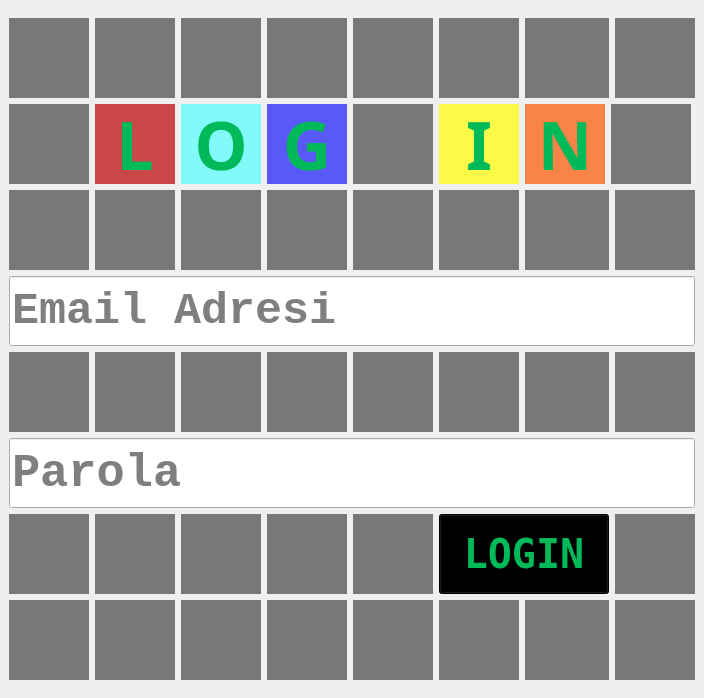
<?xml version="1.0" encoding="UTF-8"?>
<ui version="4.0">
 <class>MainWindow</class>
 <widget class="QMainWindow" name="MainWindow">
  <property name="geometry">
   <rect>
    <x>0</x>
    <y>0</y>
    <width>704</width>
    <height>698</height>
   </rect>
  </property>
  <property name="sizePolicy">
   <sizepolicy hsizetype="Minimum" vsizetype="Minimum">
    <horstretch>0</horstretch>
    <verstretch>0</verstretch>
   </sizepolicy>
  </property>
  <property name="maximumSize">
   <size>
    <width>876</width>
    <height>912</height>
   </size>
  </property>
  <property name="windowTitle">
   <string>MainWindow</string>
  </property>
  <property name="windowOpacity">
   <double>1.000000000000000</double>
  </property>
  <property name="styleSheet">
   <string notr="true"/>
  </property>
  <widget class="QWidget" name="centralwidget">
   <layout class="QGridLayout" name="gridLayout_2">
    <item row="0" column="0">
     <layout class="QGridLayout" name="gridLayout">
      <item row="5" column="0">
       <layout class="QHBoxLayout" name="horizontalLayout_8">
        <item>
         <widget class="QLineEdit" name="lineEdit">
          <property name="minimumSize">
           <size>
            <width>0</width>
            <height>70</height>
           </size>
          </property>
          <property name="maximumSize">
           <size>
            <width>16777215</width>
            <height>16777215</height>
           </size>
          </property>
          <property name="font">
           <font>
            <family>Consolas</family>
            <pointsize>35</pointsize>
            <weight>75</weight>
            <bold>true</bold>
           </font>
          </property>
          <property name="echoMode">
           <enum>QLineEdit::Password</enum>
          </property>
          <property name="placeholderText">
           <string>Parola</string>
          </property>
         </widget>
        </item>
       </layout>
      </item>
      <item row="6" column="0">
       <layout class="QHBoxLayout" name="horizontalLayout_10">
        <item>
         <widget class="QWidget" name="widget_22" native="true">
          <property name="minimumSize">
           <size>
            <width>80</width>
            <height>80</height>
           </size>
          </property>
          <property name="maximumSize">
           <size>
            <width>80</width>
            <height>80</height>
           </size>
          </property>
          <property name="styleSheet">
           <string notr="true">background-color: rgb(0, 0, 0, 50%);</string>
          </property>
         </widget>
        </item>
        <item>
         <widget class="QWidget" name="widget_23" native="true">
          <property name="minimumSize">
           <size>
            <width>80</width>
            <height>80</height>
           </size>
          </property>
          <property name="maximumSize">
           <size>
            <width>80</width>
            <height>80</height>
           </size>
          </property>
          <property name="styleSheet">
           <string notr="true">background-color: rgb(0, 0, 0, 50%);</string>
          </property>
         </widget>
        </item>
        <item>
         <widget class="QWidget" name="widget_24" native="true">
          <property name="minimumSize">
           <size>
            <width>80</width>
            <height>80</height>
           </size>
          </property>
          <property name="maximumSize">
           <size>
            <width>80</width>
            <height>80</height>
           </size>
          </property>
          <property name="styleSheet">
           <string notr="true">background-color: rgb(0, 0, 0, 50%);</string>
          </property>
         </widget>
        </item>
        <item>
         <widget class="QWidget" name="widget_25" native="true">
          <property name="minimumSize">
           <size>
            <width>80</width>
            <height>80</height>
           </size>
          </property>
          <property name="maximumSize">
           <size>
            <width>80</width>
            <height>80</height>
           </size>
          </property>
          <property name="styleSheet">
           <string notr="true">background-color: rgb(0, 0, 0, 50%);</string>
          </property>
         </widget>
        </item>
        <item>
         <widget class="QWidget" name="widget_26" native="true">
          <property name="minimumSize">
           <size>
            <width>80</width>
            <height>80</height>
           </size>
          </property>
          <property name="maximumSize">
           <size>
            <width>80</width>
            <height>80</height>
           </size>
          </property>
          <property name="styleSheet">
           <string notr="true">background-color: rgb(0, 0, 0, 50%);</string>
          </property>
         </widget>
        </item>
        <item>
         <widget class="QPushButton" name="pushButton">
          <property name="minimumSize">
           <size>
            <width>0</width>
            <height>80</height>
           </size>
          </property>
          <property name="maximumSize">
           <size>
            <width>16777215</width>
            <height>80</height>
           </size>
          </property>
          <property name="font">
           <font>
            <family>Terminal</family>
            <pointsize>30</pointsize>
            <weight>75</weight>
            <italic>false</italic>
            <bold>true</bold>
            <underline>false</underline>
            <strikeout>false</strikeout>
           </font>
          </property>
          <property name="mouseTracking">
           <bool>true</bool>
          </property>
          <property name="focusPolicy">
           <enum>Qt::ClickFocus</enum>
          </property>
          <property name="styleSheet">
           <string notr="true">
QPushButton {
    background-color: rgb(0, 0, 0);
	color: rgb(0, 185, 89);


}

QPushButton:hover {
background-color: rgb(255, 255, 255);
	color: rgb(0, 0, 0);
    border-style: inset;
}
QPushButton:pressed {
    background-color:rgb(0, 185, 89);
	color: rgb(0, 0, 0);
    border-style: inset;
}</string>
          </property>
          <property name="text">
           <string>LOGIN</string>
          </property>
          <property name="iconSize">
           <size>
            <width>60</width>
            <height>60</height>
           </size>
          </property>
          <property name="autoExclusive">
           <bool>false</bool>
          </property>
         </widget>
        </item>
        <item>
         <widget class="QWidget" name="widget_28" native="true">
          <property name="minimumSize">
           <size>
            <width>80</width>
            <height>80</height>
           </size>
          </property>
          <property name="maximumSize">
           <size>
            <width>80</width>
            <height>80</height>
           </size>
          </property>
          <property name="styleSheet">
           <string notr="true">background-color: rgb(0, 0, 0, 50%);</string>
          </property>
         </widget>
        </item>
       </layout>
      </item>
      <item row="7" column="0">
       <layout class="QHBoxLayout" name="horizontalLayout_14">
        <item>
         <widget class="QWidget" name="widget_8" native="true">
          <property name="minimumSize">
           <size>
            <width>80</width>
            <height>80</height>
           </size>
          </property>
          <property name="maximumSize">
           <size>
            <width>80</width>
            <height>80</height>
           </size>
          </property>
          <property name="styleSheet">
           <string notr="true">background-color: rgb(0, 0, 0, 50%);</string>
          </property>
         </widget>
        </item>
        <item>
         <widget class="QWidget" name="widget_13" native="true">
          <property name="minimumSize">
           <size>
            <width>80</width>
            <height>80</height>
           </size>
          </property>
          <property name="maximumSize">
           <size>
            <width>80</width>
            <height>80</height>
           </size>
          </property>
          <property name="styleSheet">
           <string notr="true">background-color: rgb(0, 0, 0, 50%);</string>
          </property>
         </widget>
        </item>
        <item>
         <widget class="QWidget" name="widget_14" native="true">
          <property name="minimumSize">
           <size>
            <width>80</width>
            <height>80</height>
           </size>
          </property>
          <property name="maximumSize">
           <size>
            <width>80</width>
            <height>80</height>
           </size>
          </property>
          <property name="styleSheet">
           <string notr="true">background-color: rgb(0, 0, 0, 50%);</string>
          </property>
         </widget>
        </item>
        <item>
         <widget class="QWidget" name="widget_15" native="true">
          <property name="minimumSize">
           <size>
            <width>80</width>
            <height>80</height>
           </size>
          </property>
          <property name="maximumSize">
           <size>
            <width>80</width>
            <height>80</height>
           </size>
          </property>
          <property name="styleSheet">
           <string notr="true">background-color: rgb(0, 0, 0, 50%);</string>
          </property>
         </widget>
        </item>
        <item>
         <widget class="QWidget" name="widget_16" native="true">
          <property name="minimumSize">
           <size>
            <width>80</width>
            <height>80</height>
           </size>
          </property>
          <property name="maximumSize">
           <size>
            <width>80</width>
            <height>80</height>
           </size>
          </property>
          <property name="styleSheet">
           <string notr="true">background-color: rgb(0, 0, 0, 50%);</string>
          </property>
         </widget>
        </item>
        <item>
         <widget class="QWidget" name="widget_17" native="true">
          <property name="minimumSize">
           <size>
            <width>80</width>
            <height>80</height>
           </size>
          </property>
          <property name="maximumSize">
           <size>
            <width>80</width>
            <height>80</height>
           </size>
          </property>
          <property name="styleSheet">
           <string notr="true">background-color: rgb(0, 0, 0, 50%);</string>
          </property>
         </widget>
        </item>
        <item>
         <widget class="QWidget" name="widget_18" native="true">
          <property name="styleSheet">
           <string notr="true">background-color: rgb(0, 0, 0, 50%);</string>
          </property>
         </widget>
        </item>
        <item>
         <widget class="QWidget" name="widget_19" native="true">
          <property name="minimumSize">
           <size>
            <width>80</width>
            <height>80</height>
           </size>
          </property>
          <property name="maximumSize">
           <size>
            <width>80</width>
            <height>80</height>
           </size>
          </property>
          <property name="styleSheet">
           <string notr="true">background-color: rgb(0, 0, 0, 50%);</string>
          </property>
         </widget>
        </item>
       </layout>
      </item>
      <item row="2" column="0">
       <layout class="QHBoxLayout" name="horizontalLayout_12">
        <item>
         <widget class="QWidget" name="widget_74" native="true">
          <property name="minimumSize">
           <size>
            <width>80</width>
            <height>80</height>
           </size>
          </property>
          <property name="maximumSize">
           <size>
            <width>80</width>
            <height>80</height>
           </size>
          </property>
          <property name="styleSheet">
           <string notr="true">background-color: rgb(0, 0, 0, 50%);</string>
          </property>
         </widget>
        </item>
        <item>
         <widget class="QWidget" name="widget_75" native="true">
          <property name="minimumSize">
           <size>
            <width>80</width>
            <height>80</height>
           </size>
          </property>
          <property name="maximumSize">
           <size>
            <width>80</width>
            <height>80</height>
           </size>
          </property>
          <property name="styleSheet">
           <string notr="true">background-color: rgb(0, 0, 0, 50%);</string>
          </property>
         </widget>
        </item>
        <item>
         <widget class="QWidget" name="widget_76" native="true">
          <property name="minimumSize">
           <size>
            <width>80</width>
            <height>80</height>
           </size>
          </property>
          <property name="maximumSize">
           <size>
            <width>80</width>
            <height>80</height>
           </size>
          </property>
          <property name="styleSheet">
           <string notr="true">background-color: rgb(0, 0, 0, 50%);</string>
          </property>
         </widget>
        </item>
        <item>
         <widget class="QWidget" name="widget_77" native="true">
          <property name="minimumSize">
           <size>
            <width>80</width>
            <height>80</height>
           </size>
          </property>
          <property name="maximumSize">
           <size>
            <width>80</width>
            <height>80</height>
           </size>
          </property>
          <property name="styleSheet">
           <string notr="true">background-color: rgb(0, 0, 0, 50%);</string>
          </property>
         </widget>
        </item>
        <item>
         <widget class="QWidget" name="widget_78" native="true">
          <property name="minimumSize">
           <size>
            <width>80</width>
            <height>80</height>
           </size>
          </property>
          <property name="maximumSize">
           <size>
            <width>80</width>
            <height>80</height>
           </size>
          </property>
          <property name="styleSheet">
           <string notr="true">background-color: rgb(0, 0, 0, 50%);</string>
          </property>
         </widget>
        </item>
        <item>
         <widget class="QWidget" name="widget_79" native="true">
          <property name="minimumSize">
           <size>
            <width>80</width>
            <height>80</height>
           </size>
          </property>
          <property name="maximumSize">
           <size>
            <width>80</width>
            <height>80</height>
           </size>
          </property>
          <property name="styleSheet">
           <string notr="true">background-color: rgb(0, 0, 0, 50%);</string>
          </property>
         </widget>
        </item>
        <item>
         <widget class="QWidget" name="widget_80" native="true">
          <property name="styleSheet">
           <string notr="true">background-color: rgb(0, 0, 0, 50%);</string>
          </property>
          <zorder></zorder>
         </widget>
        </item>
        <item>
         <widget class="QWidget" name="widget_81" native="true">
          <property name="minimumSize">
           <size>
            <width>80</width>
            <height>80</height>
           </size>
          </property>
          <property name="maximumSize">
           <size>
            <width>80</width>
            <height>80</height>
           </size>
          </property>
          <property name="styleSheet">
           <string notr="true">background-color: rgb(0, 0, 0, 50%);</string>
          </property>
         </widget>
        </item>
       </layout>
      </item>
      <item row="0" column="0">
       <layout class="QHBoxLayout" name="horizontalLayout_13">
        <item>
         <widget class="QWidget" name="widget_94" native="true">
          <property name="minimumSize">
           <size>
            <width>80</width>
            <height>80</height>
           </size>
          </property>
          <property name="maximumSize">
           <size>
            <width>80</width>
            <height>80</height>
           </size>
          </property>
          <property name="styleSheet">
           <string notr="true">background-color: rgb(0, 0, 0, 50%);</string>
          </property>
         </widget>
        </item>
        <item>
         <widget class="QWidget" name="widget_95" native="true">
          <property name="minimumSize">
           <size>
            <width>80</width>
            <height>80</height>
           </size>
          </property>
          <property name="maximumSize">
           <size>
            <width>80</width>
            <height>80</height>
           </size>
          </property>
          <property name="styleSheet">
           <string notr="true">background-color: rgb(0, 0, 0, 50%);</string>
          </property>
         </widget>
        </item>
        <item>
         <widget class="QWidget" name="widget_96" native="true">
          <property name="minimumSize">
           <size>
            <width>80</width>
            <height>80</height>
           </size>
          </property>
          <property name="maximumSize">
           <size>
            <width>80</width>
            <height>80</height>
           </size>
          </property>
          <property name="styleSheet">
           <string notr="true">background-color: rgb(0, 0, 0, 50%);</string>
          </property>
         </widget>
        </item>
        <item>
         <widget class="QWidget" name="widget_97" native="true">
          <property name="minimumSize">
           <size>
            <width>80</width>
            <height>80</height>
           </size>
          </property>
          <property name="maximumSize">
           <size>
            <width>80</width>
            <height>80</height>
           </size>
          </property>
          <property name="styleSheet">
           <string notr="true">background-color: rgb(0, 0, 0, 50%);</string>
          </property>
         </widget>
        </item>
        <item>
         <widget class="QWidget" name="widget_98" native="true">
          <property name="minimumSize">
           <size>
            <width>80</width>
            <height>80</height>
           </size>
          </property>
          <property name="maximumSize">
           <size>
            <width>80</width>
            <height>80</height>
           </size>
          </property>
          <property name="styleSheet">
           <string notr="true">background-color: rgb(0, 0, 0, 50%);</string>
          </property>
         </widget>
        </item>
        <item>
         <widget class="QWidget" name="widget_99" native="true">
          <property name="minimumSize">
           <size>
            <width>80</width>
            <height>80</height>
           </size>
          </property>
          <property name="maximumSize">
           <size>
            <width>80</width>
            <height>80</height>
           </size>
          </property>
          <property name="styleSheet">
           <string notr="true">background-color: rgb(0, 0, 0, 50%);</string>
          </property>
         </widget>
        </item>
        <item>
         <widget class="QWidget" name="widget_100" native="true">
          <property name="styleSheet">
           <string notr="true">background-color: rgb(0, 0, 0, 50%);</string>
          </property>
         </widget>
        </item>
        <item>
         <widget class="QWidget" name="widget_101" native="true">
          <property name="minimumSize">
           <size>
            <width>80</width>
            <height>80</height>
           </size>
          </property>
          <property name="maximumSize">
           <size>
            <width>80</width>
            <height>80</height>
           </size>
          </property>
          <property name="styleSheet">
           <string notr="true">background-color: rgb(0, 0, 0, 50%);</string>
          </property>
         </widget>
        </item>
       </layout>
      </item>
      <item row="4" column="0">
       <layout class="QHBoxLayout" name="horizontalLayout_16">
        <item>
         <widget class="QWidget" name="widget_42" native="true">
          <property name="minimumSize">
           <size>
            <width>80</width>
            <height>80</height>
           </size>
          </property>
          <property name="maximumSize">
           <size>
            <width>80</width>
            <height>80</height>
           </size>
          </property>
          <property name="styleSheet">
           <string notr="true">background-color: rgb(0, 0, 0, 50%);</string>
          </property>
         </widget>
        </item>
        <item>
         <widget class="QWidget" name="widget_43" native="true">
          <property name="minimumSize">
           <size>
            <width>80</width>
            <height>80</height>
           </size>
          </property>
          <property name="maximumSize">
           <size>
            <width>80</width>
            <height>80</height>
           </size>
          </property>
          <property name="styleSheet">
           <string notr="true">background-color: rgb(0, 0, 0, 50%);</string>
          </property>
         </widget>
        </item>
        <item>
         <widget class="QWidget" name="widget_44" native="true">
          <property name="minimumSize">
           <size>
            <width>80</width>
            <height>80</height>
           </size>
          </property>
          <property name="maximumSize">
           <size>
            <width>80</width>
            <height>80</height>
           </size>
          </property>
          <property name="styleSheet">
           <string notr="true">background-color: rgb(0, 0, 0, 50%);</string>
          </property>
         </widget>
        </item>
        <item>
         <widget class="QWidget" name="widget_45" native="true">
          <property name="minimumSize">
           <size>
            <width>80</width>
            <height>80</height>
           </size>
          </property>
          <property name="maximumSize">
           <size>
            <width>80</width>
            <height>80</height>
           </size>
          </property>
          <property name="styleSheet">
           <string notr="true">background-color: rgb(0, 0, 0, 50%);</string>
          </property>
         </widget>
        </item>
        <item>
         <widget class="QWidget" name="widget_46" native="true">
          <property name="minimumSize">
           <size>
            <width>80</width>
            <height>80</height>
           </size>
          </property>
          <property name="maximumSize">
           <size>
            <width>80</width>
            <height>80</height>
           </size>
          </property>
          <property name="styleSheet">
           <string notr="true">background-color: rgb(0, 0, 0, 50%);</string>
          </property>
         </widget>
        </item>
        <item>
         <widget class="QWidget" name="widget_47" native="true">
          <property name="minimumSize">
           <size>
            <width>80</width>
            <height>80</height>
           </size>
          </property>
          <property name="maximumSize">
           <size>
            <width>80</width>
            <height>80</height>
           </size>
          </property>
          <property name="styleSheet">
           <string notr="true">background-color: rgb(0, 0, 0, 50%);</string>
          </property>
         </widget>
        </item>
        <item>
         <widget class="QWidget" name="widget_48" native="true">
          <property name="styleSheet">
           <string notr="true">background-color: rgb(0, 0, 0, 50%);</string>
          </property>
         </widget>
        </item>
        <item>
         <widget class="QWidget" name="widget_49" native="true">
          <property name="minimumSize">
           <size>
            <width>80</width>
            <height>80</height>
           </size>
          </property>
          <property name="maximumSize">
           <size>
            <width>80</width>
            <height>80</height>
           </size>
          </property>
          <property name="styleSheet">
           <string notr="true">background-color: rgb(0, 0, 0, 50%);</string>
          </property>
         </widget>
        </item>
       </layout>
      </item>
      <item row="1" column="0">
       <layout class="QHBoxLayout" name="horizontalLayout_11">
        <item>
         <widget class="QWidget" name="widget_108" native="true">
          <property name="minimumSize">
           <size>
            <width>80</width>
            <height>80</height>
           </size>
          </property>
          <property name="maximumSize">
           <size>
            <width>80</width>
            <height>80</height>
           </size>
          </property>
          <property name="styleSheet">
           <string notr="true">background-color: rgb(0, 0, 0, 50%);</string>
          </property>
          <zorder>pushButton_5</zorder>
         </widget>
        </item>
        <item>
         <widget class="QPushButton" name="pushButton_2">
          <property name="minimumSize">
           <size>
            <width>80</width>
            <height>80</height>
           </size>
          </property>
          <property name="maximumSize">
           <size>
            <width>80</width>
            <height>80</height>
           </size>
          </property>
          <property name="font">
           <font>
            <family>Swis721 BlkOul BT</family>
            <pointsize>50</pointsize>
            <weight>75</weight>
            <bold>true</bold>
           </font>
          </property>
          <property name="focusPolicy">
           <enum>Qt::NoFocus</enum>
          </property>
          <property name="contextMenuPolicy">
           <enum>Qt::NoContextMenu</enum>
          </property>
          <property name="autoFillBackground">
           <bool>false</bool>
          </property>
          <property name="styleSheet">
           <string notr="true">
QPushButton {
	background-color: rgb(185, 0, 0, 70%);

	color: rgb(0, 185, 89);
	border: 0px

}

QPushButton:hover {
background-color: rgb(255, 255, 255);
	color: rgb(0, 0, 0);
    border-style: inset;
}
QPushButton:pressed {
    background-color:rgb(0, 185, 89);
	color: rgb(0, 0, 0);
    border-style: inset;
}</string>
          </property>
          <property name="text">
           <string>L</string>
          </property>
          <property name="checkable">
           <bool>false</bool>
          </property>
          <property name="autoDefault">
           <bool>false</bool>
          </property>
          <property name="default">
           <bool>true</bool>
          </property>
          <property name="flat">
           <bool>false</bool>
          </property>
         </widget>
        </item>
        <item>
         <widget class="QPushButton" name="pushButton_3">
          <property name="minimumSize">
           <size>
            <width>80</width>
            <height>80</height>
           </size>
          </property>
          <property name="maximumSize">
           <size>
            <width>80</width>
            <height>80</height>
           </size>
          </property>
          <property name="font">
           <font>
            <family>Rockwell</family>
            <pointsize>50</pointsize>
            <weight>75</weight>
            <bold>true</bold>
           </font>
          </property>
          <property name="focusPolicy">
           <enum>Qt::NoFocus</enum>
          </property>
          <property name="contextMenuPolicy">
           <enum>Qt::NoContextMenu</enum>
          </property>
          <property name="autoFillBackground">
           <bool>false</bool>
          </property>
          <property name="styleSheet">
           <string notr="true">

QPushButton {
    background-color: rgb(85, 255, 255, 70%);
	color: rgb(0, 185, 89);
	border: 0px

}

QPushButton:hover {
background-color: rgb(255, 255, 255);
	color: rgb(0, 0, 0);
    border-style: inset;
}
QPushButton:pressed {
    background-color:rgb(0, 185, 89);
	color: rgb(0, 0, 0);
    border-style: inset;
}</string>
          </property>
          <property name="text">
           <string>O</string>
          </property>
          <property name="checkable">
           <bool>false</bool>
          </property>
          <property name="autoDefault">
           <bool>false</bool>
          </property>
          <property name="default">
           <bool>true</bool>
          </property>
          <property name="flat">
           <bool>false</bool>
          </property>
         </widget>
        </item>
        <item>
         <widget class="QPushButton" name="pushButton_5">
          <property name="minimumSize">
           <size>
            <width>80</width>
            <height>80</height>
           </size>
          </property>
          <property name="maximumSize">
           <size>
            <width>80</width>
            <height>80</height>
           </size>
          </property>
          <property name="font">
           <font>
            <family>Swis721 BlkOul BT</family>
            <pointsize>50</pointsize>
            <weight>75</weight>
            <bold>true</bold>
           </font>
          </property>
          <property name="focusPolicy">
           <enum>Qt::NoFocus</enum>
          </property>
          <property name="contextMenuPolicy">
           <enum>Qt::NoContextMenu</enum>
          </property>
          <property name="autoFillBackground">
           <bool>false</bool>
          </property>
          <property name="styleSheet">
           <string notr="true">

QPushButton {
	
	background-color: rgb(26, 26, 255, 70%);

	color: rgb(0, 185, 89);
	border: 0px

}

QPushButton:hover {
background-color: rgb(255, 255, 255);
	color: rgb(0, 0, 0);
    border-style: inset;
}
QPushButton:pressed {
    background-color:rgb(0, 185, 89);
	color: rgb(0, 0, 0);
    border-style: inset;
}</string>
          </property>
          <property name="text">
           <string>G</string>
          </property>
          <property name="checkable">
           <bool>false</bool>
          </property>
          <property name="autoDefault">
           <bool>false</bool>
          </property>
          <property name="default">
           <bool>true</bool>
          </property>
          <property name="flat">
           <bool>false</bool>
          </property>
         </widget>
        </item>
        <item>
         <widget class="QWidget" name="widget_105" native="true">
          <property name="minimumSize">
           <size>
            <width>80</width>
            <height>80</height>
           </size>
          </property>
          <property name="maximumSize">
           <size>
            <width>80</width>
            <height>80</height>
           </size>
          </property>
          <property name="mouseTracking">
           <bool>true</bool>
          </property>
          <property name="styleSheet">
           <string notr="true">QWidget{
	background-color: rgb(0, 0, 0, 50%);}
</string>
          </property>
         </widget>
        </item>
        <item>
         <widget class="QPushButton" name="pushButton_4">
          <property name="minimumSize">
           <size>
            <width>80</width>
            <height>80</height>
           </size>
          </property>
          <property name="maximumSize">
           <size>
            <width>80</width>
            <height>80</height>
           </size>
          </property>
          <property name="font">
           <font>
            <family>Rockwell</family>
            <pointsize>50</pointsize>
            <weight>75</weight>
            <bold>true</bold>
           </font>
          </property>
          <property name="focusPolicy">
           <enum>Qt::NoFocus</enum>
          </property>
          <property name="contextMenuPolicy">
           <enum>Qt::NoContextMenu</enum>
          </property>
          <property name="autoFillBackground">
           <bool>false</bool>
          </property>
          <property name="styleSheet">
           <string notr="true">

QPushButton {
    background-color: rgb(255, 255, 0, 70%);
	color: rgb(0, 185, 89);
	border: 0px

}

QPushButton:hover {
background-color: rgb(255, 255, 255);
	color: rgb(0, 0, 0);
    border-style: inset;
}
QPushButton:pressed {
    background-color:rgb(0, 185, 89);
	color: rgb(0, 0, 0);
    border-style: inset;
}</string>
          </property>
          <property name="text">
           <string>I</string>
          </property>
          <property name="checkable">
           <bool>false</bool>
          </property>
          <property name="autoDefault">
           <bool>false</bool>
          </property>
          <property name="default">
           <bool>true</bool>
          </property>
          <property name="flat">
           <bool>false</bool>
          </property>
         </widget>
        </item>
        <item>
         <widget class="QPushButton" name="pushButton_6">
          <property name="minimumSize">
           <size>
            <width>80</width>
            <height>80</height>
           </size>
          </property>
          <property name="maximumSize">
           <size>
            <width>80</width>
            <height>80</height>
           </size>
          </property>
          <property name="font">
           <font>
            <family>Swis721 BdOul BT</family>
            <pointsize>50</pointsize>
            <weight>75</weight>
            <bold>true</bold>
           </font>
          </property>
          <property name="focusPolicy">
           <enum>Qt::NoFocus</enum>
          </property>
          <property name="contextMenuPolicy">
           <enum>Qt::NoContextMenu</enum>
          </property>
          <property name="autoFillBackground">
           <bool>false</bool>
          </property>
          <property name="styleSheet">
           <string notr="true">
QPushButton {
	background-color: rgb(255, 85, 0, 70%);

	color: rgb(0, 185, 89);
	border: 0px

}

QPushButton:hover {
background-color: rgb(255, 255, 255);
	color: rgb(0, 0, 0);
    border-style: inset;
}
QPushButton:pressed {
    background-color:rgb(0, 185, 89);
	color: rgb(0, 0, 0);
    border-style: inset;
}</string>
          </property>
          <property name="text">
           <string>N</string>
          </property>
          <property name="checkable">
           <bool>false</bool>
          </property>
          <property name="autoDefault">
           <bool>false</bool>
          </property>
          <property name="default">
           <bool>true</bool>
          </property>
          <property name="flat">
           <bool>false</bool>
          </property>
         </widget>
        </item>
        <item>
         <widget class="QWidget" name="widget_106" native="true">
          <property name="minimumSize">
           <size>
            <width>80</width>
            <height>80</height>
           </size>
          </property>
          <property name="maximumSize">
           <size>
            <width>80</width>
            <height>80</height>
           </size>
          </property>
          <property name="styleSheet">
           <string notr="true">background-color: rgb(0, 0, 0, 50%);</string>
          </property>
         </widget>
        </item>
       </layout>
      </item>
      <item row="3" column="0">
       <layout class="QHBoxLayout" name="horizontalLayout_7">
        <item>
         <widget class="QLineEdit" name="lineEdit_2">
          <property name="minimumSize">
           <size>
            <width>0</width>
            <height>70</height>
           </size>
          </property>
          <property name="maximumSize">
           <size>
            <width>16777215</width>
            <height>16777215</height>
           </size>
          </property>
          <property name="font">
           <font>
            <family>Consolas</family>
            <pointsize>35</pointsize>
            <weight>75</weight>
            <bold>true</bold>
           </font>
          </property>
          <property name="styleSheet">
           <string notr="true">QLineEdit{║
font-family: System;
font-size: 45px;
}</string>
          </property>
          <property name="echoMode">
           <enum>QLineEdit::Normal</enum>
          </property>
          <property name="placeholderText">
           <string>Email Adresi</string>
          </property>
         </widget>
        </item>
       </layout>
      </item>
     </layout>
    </item>
   </layout>
  </widget>
 </widget>
 <resources>
  <include location="sources1.qrc"/>
 </resources>
 <connections/>
</ui>
